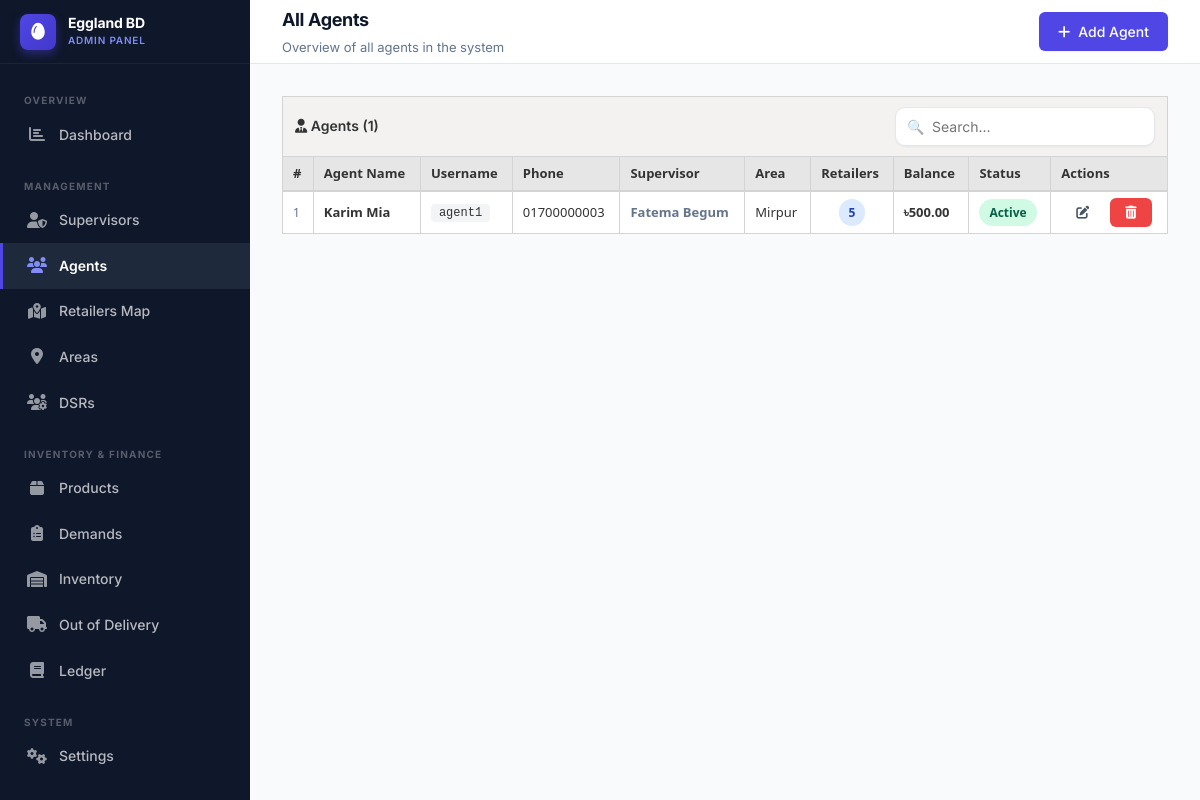
The page /admin/agents.php (signed in) on the database its author committed.
### tables this page shows
CREATE TABLE `agents` (
  `id` INT AUTO_INCREMENT PRIMARY KEY,
  `user_id` INT NOT NULL,
  `supervisor_id` INT NULL,
  `area` VARCHAR(100),
  `address` TEXT,
  `lat` DECIMAL(10,8) DEFAULT 23.81030000,
  `lng` DECIMAL(11,8) DEFAULT 90.41250000,
  `created_at` DATETIME DEFAULT CURRENT_TIMESTAMP,
  FOREIGN KEY (`user_id`) REFERENCES `users`(`id`) ON DELETE CASCADE,
  FOREIGN KEY (`supervisor_id`) REFERENCES `supervisors`(`id`) ON DELETE SET NULL
);

CREATE TABLE `users` (
  `id` INT AUTO_INCREMENT PRIMARY KEY,
  `username` VARCHAR(50) UNIQUE NOT NULL,
  `password` VARCHAR(255) NOT NULL,
  `full_name` VARCHAR(100) NOT NULL,
  `phone` VARCHAR(20),
  `email` VARCHAR(100),
  `role` ENUM('admin','supervisor','agent') NOT NULL,
  `status` ENUM('active','inactive') DEFAULT 'active',
  `created_at` DATETIME DEFAULT CURRENT_TIMESTAMP
);

CREATE TABLE `settings` (
  `id` INT AUTO_INCREMENT PRIMARY KEY,
  `setting_key` VARCHAR(100) UNIQUE NOT NULL,
  `setting_value` TEXT,
  `updated_at` DATETIME DEFAULT CURRENT_TIMESTAMP ON UPDATE CURRENT_TIMESTAMP
);

### config/db.php (called while the page is built, shortened)
<?php
$whitelist = array('127.0.0.1', '::1', 'localhost');
$is_local = false;
if (isset($_SERVER['REMOTE_ADDR']) && in_array($_SERVER['REMOTE_ADDR'], $whitelist)) {
    $is_local = true;
} elseif (isset($_SERVER['HTTP_HOST']) && strpos($_SERVER['HTTP_HOST'], 'localhost') !== false) {
    $is_local = true;
}
function getDB() {
    static $pdo = null;
    if ($pdo === null) {
        try {
            $pdo = new PDO(
                "mysql:host=" . DB_HOST . ";port=" . DB_PORT . ";dbname=" . DB_NAME . ";charset=utf8mb4",
                DB_USER,
                DB_PASS,
                [
                    PDO::ATTR_ERRMODE            => PDO::ERRMODE_EXCEPTION,
                    PDO::ATTR_DEFAULT_FETCH_MODE => PDO::FETCH_ASSOC,
                    PDO::ATTR_EMULATE_PREPARES   => false,
                    PDO::MYSQL_ATTR_INIT_COMMAND => "SET NAMES utf8mb4"
                ]
            );
        } catch (PDOException $e) {
            global $is_local;
            if (!defined('INSTALL_PAGE')) {
                if (isset($is_local) && $is_local) {
                    header('Location: ' . BASE_URL . '/install.php');
                } else {
                    die("Database connection failed on live server. Please check your credentials. Error: " . $e->getMessage());
                }
                exit;
            }
            return null;
        }
    }
    return $pdo;
}
function getSetting($key, $default = '') {
    try {
        $pdo = getDB();
        $stmt = $pdo->prepare("SELECT setting_value FROM settings WHERE setting_key = ?");
        $stmt->execute([$key]);
        $row = $stmt->fetch();
        return $row ? $row['setting_value'] : $default;
    } catch (Exception $e) {
        return $default;
    }
}

### admin/agents.php (the view, shortened to what this page needs)
<?php
require_once dirname(__DIR__) . '/config/db.php';
$pdo = getDB();
$agents = $pdo->query("
    SELECT a.id as agent_id, a.area, a.supervisor_id, u.id as user_id, u.username, u.full_name, u.phone, u.status, u.created_at,
           sup.full_name as supervisor_name,
           (SELECT COUNT(*) FROM retailers r WHERE r.agent_id=a.id) as retailer_count,
           (SELECT COALESCE(SUM(l.amount),0) FROM ledger l WHERE l.agent_id=a.id AND l.type='deposit') as total_deposit,
           (SELECT COALESCE(SUM(l.amount),0) FROM ledger l WHERE l.agent_id=a.id AND l.type='lot_delivery') as total_lot
    FROM agents a
    JOIN users u ON u.id=a.user_id
    LEFT JOIN supervisors s ON s.id=a.supervisor_id
    LEFT JOIN users sup ON sup.id=s.user_id
    ORDER BY u.full_name
")->fetchAll();
$currency = getSetting('currency_symbol', '৳');
?>
<!DOCTYPE html>
<html lang="en">
<head>
<link rel="stylesheet" href="<?= BASE_URL ?>/assets/css/global.css">
<?php include dirname(__DIR__) . '/includes/fontawesome.php'; ?>
</head>
<body>
<div class="layout-wrapper">
  <?php include dirname(__DIR__) . '/includes/admin-sidebar.php'; ?>
  <div class="main-content">
    <div class="top-header">
      <div><div class="header-title">All Agents</div><div class="header-subtitle">Overview of all agents in the system</div></div>
      <button class="btn btn-primary" onclick="openModal('modalAdd')"><i class="fas fa-plus"></i> Add Agent</button>
    </div>
    <div class="page-content">
      <div class="table-wrapper">
        <div class="table-toolbar">
          <div class="toolbar-title"><i class="fas fa-user-tie"></i> Agents (<?= count($agents) ?>)</div>
          <div class="search-input-wrap"><input type="text" class="search-input" placeholder="Search..." oninput="filterTbl(this,'agTbl')"></div>
        </div>
        <div style="overflow-x:auto;">
        <table class="tbl" id="agTbl">
          <thead><tr><th>#</th><th>Agent Name</th><th>Username</th><th>Phone</th><th>Supervisor</th><th>Area</th><th>Retailers</th><th>Balance</th><th>Status</th><th>Actions</th></tr></thead>
          <tbody>
            <?php if (empty($agents)): ?><tr><td colspan="10"><div class="table-empty"><div class="empty-icon"><i class="fas fa-user-tie"></i></div><p>No agents.</p></div></td></tr>
            <?php else: foreach ($agents as $i=>$a):
              $balance = (float)$a['total_deposit'] - (float)$a['total_lot'];
            ?>
            <tr data-search="<?= strtolower($a['full_name'].' '.$a['phone'].' '.$a['area'].' '.$a['supervisor_name'].' '.$a['username']) ?>">
              <td class="text-muted fs-12"><?= $i+1 ?></td>
              <td class="fw-700"><?= htmlspecialchars($a['full_name']) ?></td>
              <td><span style="font-family:monospace;background:#F3F4F6;padding:2px 8px;border-radius:4px;font-size:12px;"><?= htmlspecialchars($a['username']) ?></span></td>
              <td><?= htmlspecialchars($a['phone']??'—') ?></td>
              <td class="text-muted fw-600"><?= htmlspecialchars($a['supervisor_name']??'Unassigned') ?></td>
              <td><?= htmlspecialchars($a['area']??'—') ?></td>
              <td class="text-center"><span class="badge badge-info"><?= $a['retailer_count'] ?></span></td>
              <td class="<?= $balance >= 0 ? 'balance-positive' : 'balance-negative' ?>"><?= $currency ?><?= number_format(abs($balance),2) ?><?= $balance<0?' (due)':'' ?></td>
              <td><span class="badge <?= $a['status']==='active'?'badge-success':'badge-danger' ?>"><?= $a['status'] ?></span></td>
              <td><div style="display:flex;gap:6px;">
                <button class="btn btn-ghost btn-sm" onclick='openEdit(<?= json_encode($a, JSON_HEX_APOS) ?>)'><i class="fas fa-edit"></i></button>
                <button class="btn btn-danger btn-sm" onclick="delAgent(<?= $a['user_id'] ?>,'<?= addslashes($a['full_name']) ?>')"><i class="fas fa-trash-alt"></i></button>
              </div></td>
            </tr>
            <?php endforeach; endif; ?>
          </tbody>
        </table>
        </div>
      </div>
    </div>
  </div>
</div>
</body>
</html>

### rows shown on the page
agents: user.full_name "Karim Mia", user.username "agent1", user.phone "01700000003", supervisor_name "Fatema Begum", area "Mirpur", retailer_count "5", balance "500.00", user.status "Active"
settings: setting_value "৳"

### other values the page prints
count($agents) "1"
